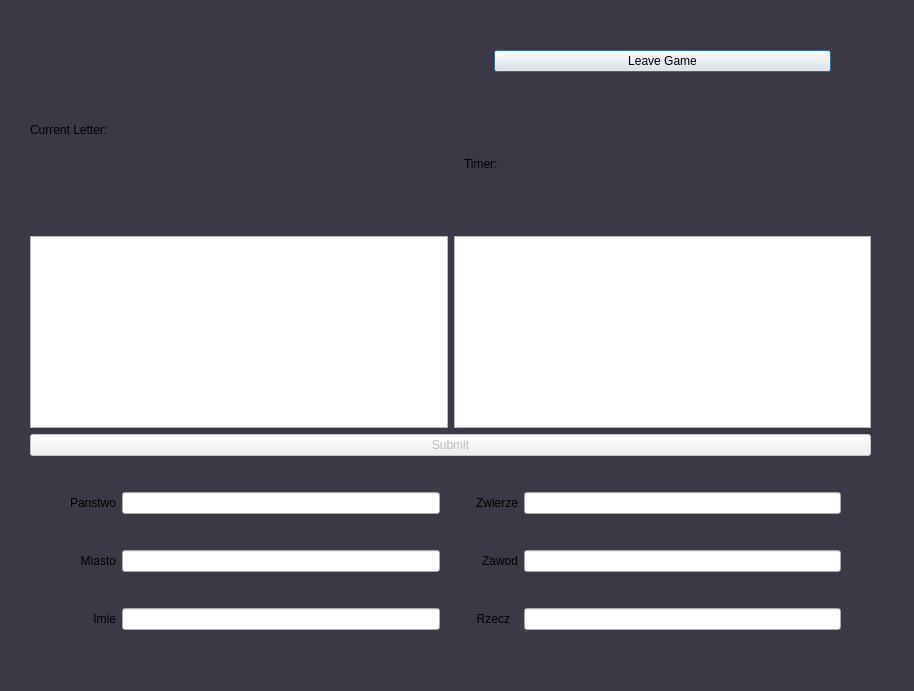
<?xml version="1.0" encoding="UTF-8"?>
<ui version="4.0">
 <class>Game</class>
 <widget class="QDialog" name="Game">
  <property name="geometry">
   <rect>
    <x>0</x>
    <y>0</y>
    <width>914</width>
    <height>691</height>
   </rect>
  </property>
  <property name="sizePolicy">
   <sizepolicy hsizetype="Preferred" vsizetype="Preferred">
    <horstretch>0</horstretch>
    <verstretch>0</verstretch>
   </sizepolicy>
  </property>
  <property name="windowTitle">
   <string>Game</string>
  </property>
  <property name="styleSheet">
   <string notr="true">QDialog { background-color: rgb(61, 56, 70); color : white; }</string>
  </property>
  <widget class="QWidget" name="verticalLayoutWidget">
   <property name="geometry">
    <rect>
     <x>30</x>
     <y>30</y>
     <width>841</width>
     <height>630</height>
    </rect>
   </property>
   <layout class="QVBoxLayout" name="basicLayout">
    <item>
     <layout class="QHBoxLayout" name="horizontalLayout">
      <item>
       <layout class="QVBoxLayout" name="LetterLayout">
        <item>
         <widget class="QLabel" name="letterLabel">
          <property name="text">
           <string>Current Letter:</string>
          </property>
         </widget>
        </item>
        <item>
         <widget class="QTextEdit" name="letterEdit">
          <property name="sizePolicy">
           <sizepolicy hsizetype="Expanding" vsizetype="Fixed">
            <horstretch>0</horstretch>
            <verstretch>0</verstretch>
           </sizepolicy>
          </property>
          <property name="font">
           <font>
            <pointsize>70</pointsize>
            <bold>true</bold>
            <underline>false</underline>
           </font>
          </property>
          <property name="styleSheet">
           <string notr="true">QTextEdit {color: green;}</string>
          </property>
          <property name="readOnly">
           <bool>true</bool>
          </property>
          <property name="textInteractionFlags">
           <set>Qt::NoTextInteraction</set>
          </property>
         </widget>
        </item>
       </layout>
      </item>
      <item>
       <layout class="QVBoxLayout" name="verticalLayout">
        <item>
         <spacer name="verticalSpacer_2">
          <property name="orientation">
           <enum>Qt::Vertical</enum>
          </property>
          <property name="sizeType">
           <enum>QSizePolicy::Fixed</enum>
          </property>
          <property name="sizeHint" stdset="0">
           <size>
            <width>20</width>
            <height>20</height>
           </size>
          </property>
         </spacer>
        </item>
        <item>
         <layout class="QGridLayout" name="gridLayout">
          <item row="0" column="0">
           <spacer name="horizontalSpacer_10">
            <property name="orientation">
             <enum>Qt::Horizontal</enum>
            </property>
            <property name="sizeType">
             <enum>QSizePolicy::Fixed</enum>
            </property>
            <property name="sizeHint" stdset="0">
             <size>
              <width>40</width>
              <height>20</height>
             </size>
            </property>
           </spacer>
          </item>
          <item row="0" column="1">
           <widget class="QPushButton" name="leaveBtn">
            <property name="enabled">
             <bool>true</bool>
            </property>
            <property name="sizePolicy">
             <sizepolicy hsizetype="Minimum" vsizetype="Fixed">
              <horstretch>0</horstretch>
              <verstretch>0</verstretch>
             </sizepolicy>
            </property>
            <property name="baseSize">
             <size>
              <width>0</width>
              <height>0</height>
             </size>
            </property>
            <property name="text">
             <string>Leave Game</string>
            </property>
           </widget>
          </item>
          <item row="0" column="2">
           <spacer name="horizontalSpacer_11">
            <property name="orientation">
             <enum>Qt::Horizontal</enum>
            </property>
            <property name="sizeType">
             <enum>QSizePolicy::Fixed</enum>
            </property>
            <property name="sizeHint" stdset="0">
             <size>
              <width>40</width>
              <height>20</height>
             </size>
            </property>
           </spacer>
          </item>
          <item row="1" column="1">
           <spacer name="verticalSpacer">
            <property name="orientation">
             <enum>Qt::Vertical</enum>
            </property>
            <property name="sizeType">
             <enum>QSizePolicy::Fixed</enum>
            </property>
            <property name="sizeHint" stdset="0">
             <size>
              <width>20</width>
              <height>20</height>
             </size>
            </property>
           </spacer>
          </item>
         </layout>
        </item>
        <item>
         <widget class="QLabel" name="timeLabel">
          <property name="frameShape">
           <enum>QFrame::NoFrame</enum>
          </property>
          <property name="text">
           <string>Timer:</string>
          </property>
          <property name="indent">
           <number>10</number>
          </property>
         </widget>
        </item>
        <item>
         <widget class="QTextEdit" name="timerEdit">
          <property name="sizePolicy">
           <sizepolicy hsizetype="Expanding" vsizetype="Fixed">
            <horstretch>0</horstretch>
            <verstretch>0</verstretch>
           </sizepolicy>
          </property>
          <property name="font">
           <font>
            <pointsize>50</pointsize>
            <bold>true</bold>
           </font>
          </property>
          <property name="layoutDirection">
           <enum>Qt::RightToLeft</enum>
          </property>
          <property name="textInteractionFlags">
           <set>Qt::NoTextInteraction</set>
          </property>
         </widget>
        </item>
       </layout>
      </item>
     </layout>
    </item>
    <item>
     <widget class="QPushButton" name="submitBtn">
      <property name="enabled">
       <bool>false</bool>
      </property>
      <property name="text">
       <string>Submit</string>
      </property>
     </widget>
    </item>
    <item>
     <layout class="QGridLayout" name="enterAnswer">
      <item row="6" column="2">
       <spacer name="verticalSpacer_3">
        <property name="orientation">
         <enum>Qt::Vertical</enum>
        </property>
        <property name="sizeType">
         <enum>QSizePolicy::Fixed</enum>
        </property>
        <property name="sizeHint" stdset="0">
         <size>
          <width>20</width>
          <height>30</height>
         </size>
        </property>
       </spacer>
      </item>
      <item row="3" column="4">
       <widget class="QLabel" name="zawodLabel">
        <property name="text">
         <string>Zawod</string>
        </property>
        <property name="alignment">
         <set>Qt::AlignRight|Qt::AlignTrailing|Qt::AlignVCenter</set>
        </property>
       </widget>
      </item>
      <item row="1" column="6">
       <spacer name="horizontalSpacer_7">
        <property name="orientation">
         <enum>Qt::Horizontal</enum>
        </property>
        <property name="sizeType">
         <enum>QSizePolicy::Fixed</enum>
        </property>
        <property name="sizeHint" stdset="0">
         <size>
          <width>30</width>
          <height>20</height>
         </size>
        </property>
       </spacer>
      </item>
      <item row="3" column="5">
       <widget class="QLineEdit" name="zawodLine">
        <property name="sizePolicy">
         <sizepolicy hsizetype="Preferred" vsizetype="Fixed">
          <horstretch>0</horstretch>
          <verstretch>0</verstretch>
         </sizepolicy>
        </property>
       </widget>
      </item>
      <item row="5" column="0">
       <spacer name="horizontalSpacer_6">
        <property name="orientation">
         <enum>Qt::Horizontal</enum>
        </property>
        <property name="sizeType">
         <enum>QSizePolicy::Fixed</enum>
        </property>
        <property name="sizeHint" stdset="0">
         <size>
          <width>40</width>
          <height>20</height>
         </size>
        </property>
       </spacer>
      </item>
      <item row="5" column="4">
       <widget class="QLabel" name="rzeczLabel">
        <property name="sizePolicy">
         <sizepolicy hsizetype="Fixed" vsizetype="Preferred">
          <horstretch>0</horstretch>
          <verstretch>0</verstretch>
         </sizepolicy>
        </property>
        <property name="text">
         <string>Rzecz</string>
        </property>
        <property name="alignment">
         <set>Qt::AlignRight|Qt::AlignTrailing|Qt::AlignVCenter</set>
        </property>
       </widget>
      </item>
      <item row="1" column="1">
       <widget class="QLabel" name="panstwoLabel">
        <property name="sizePolicy">
         <sizepolicy hsizetype="Preferred" vsizetype="Preferred">
          <horstretch>0</horstretch>
          <verstretch>0</verstretch>
         </sizepolicy>
        </property>
        <property name="layoutDirection">
         <enum>Qt::LeftToRight</enum>
        </property>
        <property name="text">
         <string>Panstwo</string>
        </property>
        <property name="alignment">
         <set>Qt::AlignRight|Qt::AlignTrailing|Qt::AlignVCenter</set>
        </property>
       </widget>
      </item>
      <item row="3" column="3">
       <spacer name="horizontalSpacer_2">
        <property name="orientation">
         <enum>Qt::Horizontal</enum>
        </property>
        <property name="sizeType">
         <enum>QSizePolicy::Fixed</enum>
        </property>
        <property name="sizeHint" stdset="0">
         <size>
          <width>30</width>
          <height>20</height>
         </size>
        </property>
       </spacer>
      </item>
      <item row="1" column="4">
       <widget class="QLabel" name="zwierzeLabel">
        <property name="sizePolicy">
         <sizepolicy hsizetype="Preferred" vsizetype="Preferred">
          <horstretch>0</horstretch>
          <verstretch>0</verstretch>
         </sizepolicy>
        </property>
        <property name="minimumSize">
         <size>
          <width>0</width>
          <height>0</height>
         </size>
        </property>
        <property name="text">
         <string>Zwierze</string>
        </property>
        <property name="alignment">
         <set>Qt::AlignRight|Qt::AlignTrailing|Qt::AlignVCenter</set>
        </property>
       </widget>
      </item>
      <item row="3" column="6">
       <spacer name="horizontalSpacer_8">
        <property name="orientation">
         <enum>Qt::Horizontal</enum>
        </property>
        <property name="sizeType">
         <enum>QSizePolicy::Fixed</enum>
        </property>
        <property name="sizeHint" stdset="0">
         <size>
          <width>30</width>
          <height>20</height>
         </size>
        </property>
       </spacer>
      </item>
      <item row="3" column="1">
       <widget class="QLabel" name="miastoLabel">
        <property name="text">
         <string>Miasto</string>
        </property>
        <property name="alignment">
         <set>Qt::AlignRight|Qt::AlignTrailing|Qt::AlignVCenter</set>
        </property>
       </widget>
      </item>
      <item row="1" column="2">
       <widget class="QLineEdit" name="panstwoLine">
        <property name="sizePolicy">
         <sizepolicy hsizetype="Expanding" vsizetype="Fixed">
          <horstretch>0</horstretch>
          <verstretch>0</verstretch>
         </sizepolicy>
        </property>
       </widget>
      </item>
      <item row="3" column="2">
       <widget class="QLineEdit" name="miastoLine">
        <property name="sizePolicy">
         <sizepolicy hsizetype="Preferred" vsizetype="Fixed">
          <horstretch>0</horstretch>
          <verstretch>0</verstretch>
         </sizepolicy>
        </property>
       </widget>
      </item>
      <item row="5" column="3">
       <spacer name="horizontalSpacer_3">
        <property name="orientation">
         <enum>Qt::Horizontal</enum>
        </property>
        <property name="sizeType">
         <enum>QSizePolicy::Fixed</enum>
        </property>
        <property name="sizeHint" stdset="0">
         <size>
          <width>30</width>
          <height>20</height>
         </size>
        </property>
       </spacer>
      </item>
      <item row="5" column="6">
       <spacer name="horizontalSpacer_9">
        <property name="orientation">
         <enum>Qt::Horizontal</enum>
        </property>
        <property name="sizeType">
         <enum>QSizePolicy::Fixed</enum>
        </property>
        <property name="sizeHint" stdset="0">
         <size>
          <width>30</width>
          <height>20</height>
         </size>
        </property>
       </spacer>
      </item>
      <item row="4" column="2">
       <spacer name="verticalSpacer_4">
        <property name="orientation">
         <enum>Qt::Vertical</enum>
        </property>
        <property name="sizeType">
         <enum>QSizePolicy::Fixed</enum>
        </property>
        <property name="sizeHint" stdset="0">
         <size>
          <width>20</width>
          <height>30</height>
         </size>
        </property>
       </spacer>
      </item>
      <item row="1" column="5">
       <widget class="QLineEdit" name="zwierzeLine">
        <property name="sizePolicy">
         <sizepolicy hsizetype="Expanding" vsizetype="Fixed">
          <horstretch>0</horstretch>
          <verstretch>0</verstretch>
         </sizepolicy>
        </property>
       </widget>
      </item>
      <item row="1" column="0">
       <spacer name="horizontalSpacer_4">
        <property name="orientation">
         <enum>Qt::Horizontal</enum>
        </property>
        <property name="sizeType">
         <enum>QSizePolicy::Fixed</enum>
        </property>
        <property name="sizeHint" stdset="0">
         <size>
          <width>40</width>
          <height>20</height>
         </size>
        </property>
       </spacer>
      </item>
      <item row="5" column="1">
       <widget class="QLabel" name="imieLabel">
        <property name="sizePolicy">
         <sizepolicy hsizetype="Preferred" vsizetype="Preferred">
          <horstretch>0</horstretch>
          <verstretch>0</verstretch>
         </sizepolicy>
        </property>
        <property name="text">
         <string>Imie</string>
        </property>
        <property name="alignment">
         <set>Qt::AlignRight|Qt::AlignTrailing|Qt::AlignVCenter</set>
        </property>
       </widget>
      </item>
      <item row="1" column="3">
       <spacer name="horizontalSpacer">
        <property name="orientation">
         <enum>Qt::Horizontal</enum>
        </property>
        <property name="sizeType">
         <enum>QSizePolicy::Fixed</enum>
        </property>
        <property name="sizeHint" stdset="0">
         <size>
          <width>30</width>
          <height>20</height>
         </size>
        </property>
       </spacer>
      </item>
      <item row="5" column="2">
       <widget class="QLineEdit" name="imieLine">
        <property name="sizePolicy">
         <sizepolicy hsizetype="Preferred" vsizetype="Fixed">
          <horstretch>0</horstretch>
          <verstretch>0</verstretch>
         </sizepolicy>
        </property>
       </widget>
      </item>
      <item row="2" column="2">
       <spacer name="verticalSpacer_5">
        <property name="orientation">
         <enum>Qt::Vertical</enum>
        </property>
        <property name="sizeType">
         <enum>QSizePolicy::Fixed</enum>
        </property>
        <property name="sizeHint" stdset="0">
         <size>
          <width>20</width>
          <height>30</height>
         </size>
        </property>
       </spacer>
      </item>
      <item row="3" column="0">
       <spacer name="horizontalSpacer_5">
        <property name="orientation">
         <enum>Qt::Horizontal</enum>
        </property>
        <property name="sizeType">
         <enum>QSizePolicy::Fixed</enum>
        </property>
        <property name="sizeHint" stdset="0">
         <size>
          <width>40</width>
          <height>20</height>
         </size>
        </property>
       </spacer>
      </item>
      <item row="5" column="5">
       <widget class="QLineEdit" name="rzeczLine">
        <property name="sizePolicy">
         <sizepolicy hsizetype="Preferred" vsizetype="Fixed">
          <horstretch>0</horstretch>
          <verstretch>0</verstretch>
         </sizepolicy>
        </property>
       </widget>
      </item>
      <item row="0" column="2">
       <spacer name="verticalSpacer_6">
        <property name="orientation">
         <enum>Qt::Vertical</enum>
        </property>
        <property name="sizeType">
         <enum>QSizePolicy::Fixed</enum>
        </property>
        <property name="sizeHint" stdset="0">
         <size>
          <width>20</width>
          <height>30</height>
         </size>
        </property>
       </spacer>
      </item>
     </layout>
    </item>
   </layout>
  </widget>
 </widget>
 <resources/>
 <connections/>
</ui>
